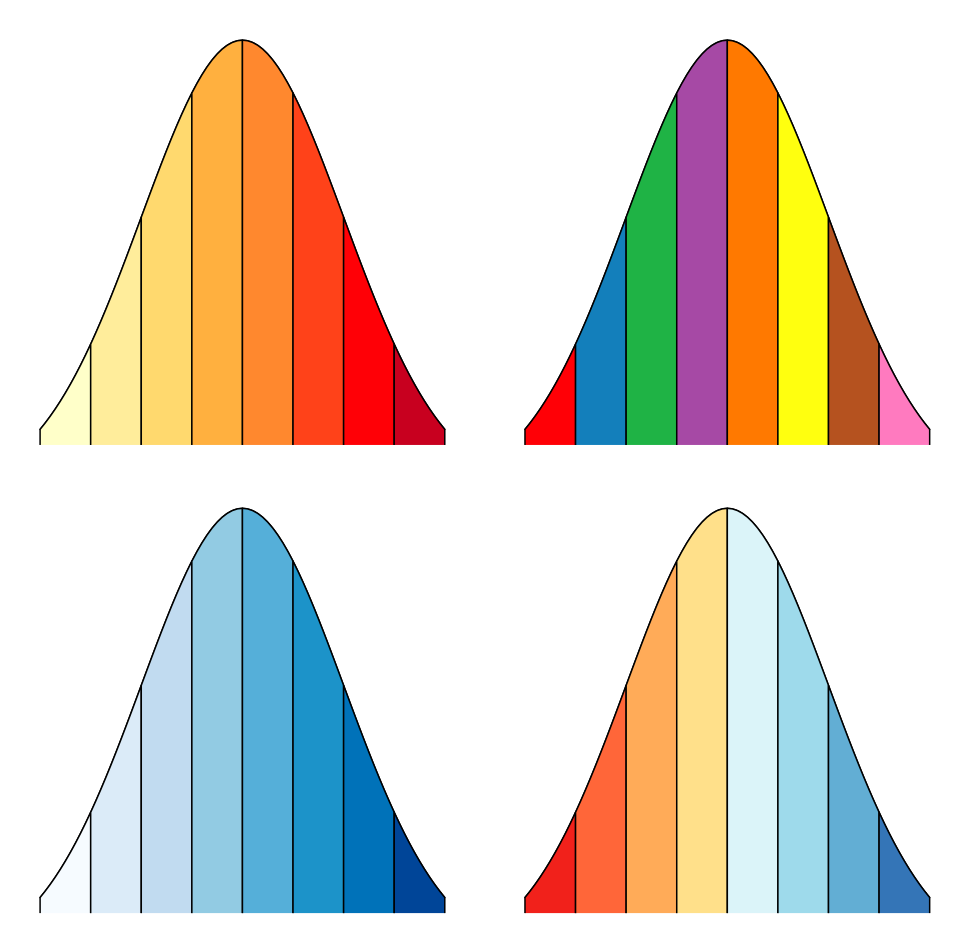

Generate this figure with R:
segs<-rbind(	c(-2,-1.5),
	c(-1.5,-1),
	c(-1,-0.5),
	c(-0.5,0),
	c(0,0.5),
	c(0.5,1),
	c(1,1.5),
	c(1.5,2))
pals <- c("YlOrRd","Blues","Set1","RdYlBu")
m<-matrix(1:length(pals),ncol = 2)
layout(m)
par(mar = c(1,1,1,1))
for(j in pals){
	curve(dnorm(x),-2,2,axes = F)
	pal<-brewer.pal(nrow(segs),j)
	for(i in 1:nrow(segs)){
		seg<-segs[i,]
		top<-dnorm(seq(seg[1],seg[2],0.05))
		xx<-seq(seg[1],seg[2],0.05)
		polygon(c(seg[1],xx,seg[2]),c(0,top,0),col = pal[i] )
	
	
	}
}
